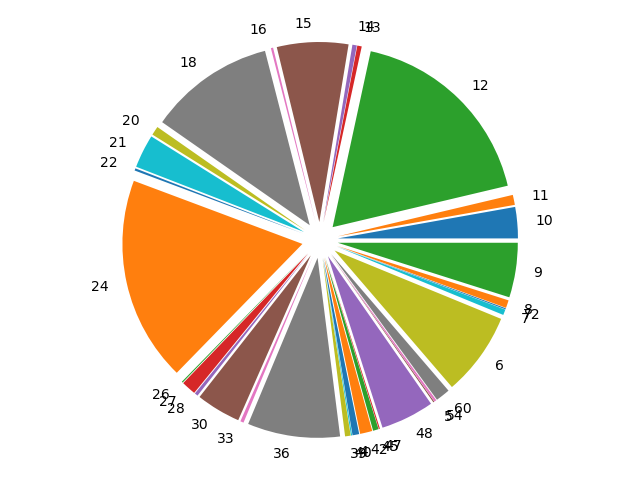

Python code for this plot:
import matplotlib.pyplot as plt
import numpy as np
import pandas as pd

df = pd.read_csv('out_german.txt', delimiter='\t', names=['Duration', 'Frequency']);

freq = df['Frequency'].values
time = list(df['Duration'].values)

explode = tuple([0.1] * len(time))

plt.pie(freq, labels=time, explode=explode)
plt.tight_layout()
plt.savefig('german_dataset.png')
plt.show()
